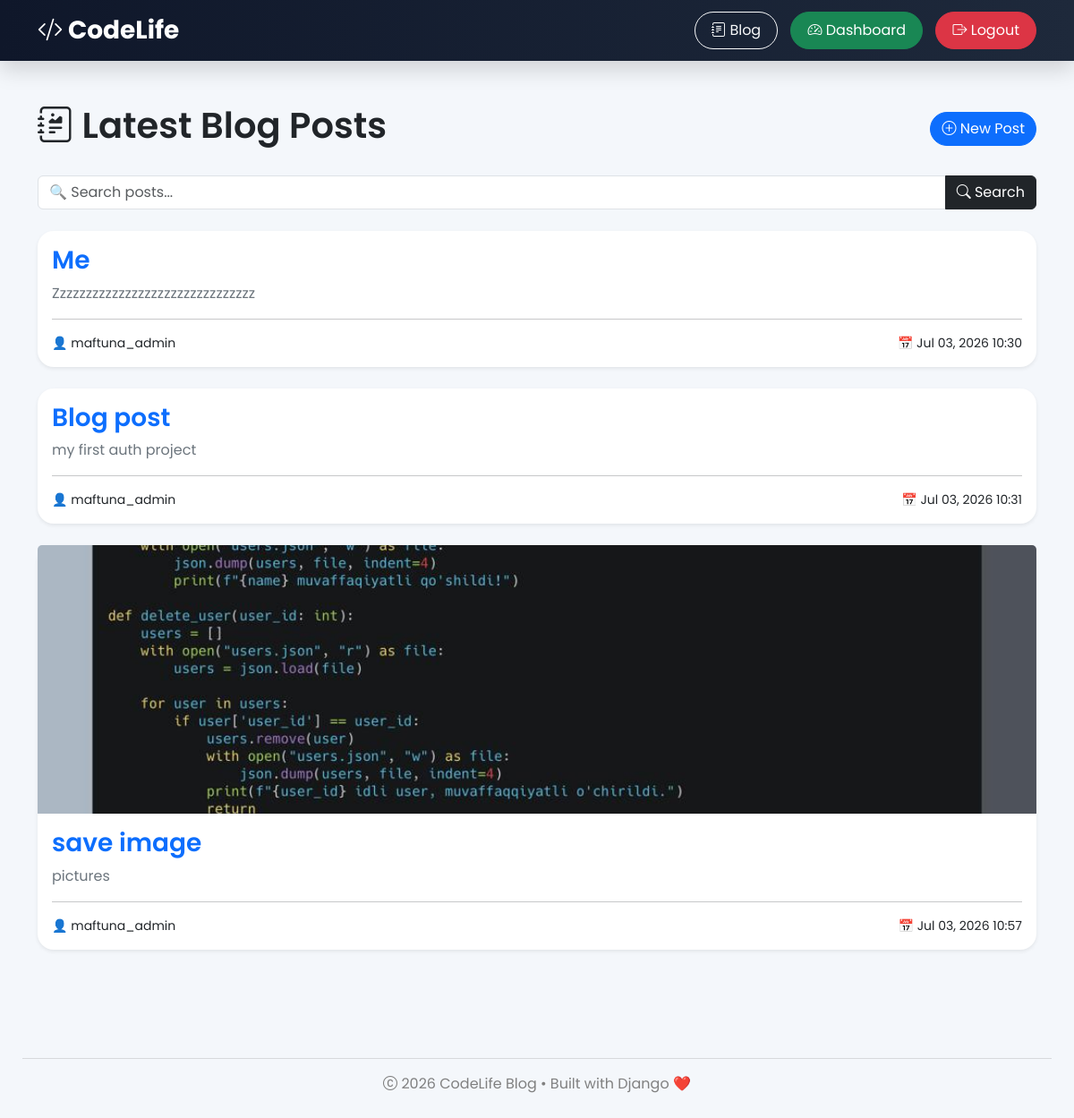
Screenshot of /blog/ (signed in) with the database file from the repository.
### blog/models.py (models this page shows, shortened)
class Post(models.Model):
    title=models.CharField(max_length=200)
    content=models.TextField()
    author=models.ForeignKey(
        User,
        on_delete=models.CASCADE
    )
    created_at=models.DateTimeField(auto_now_add=True)

### blog/views.py (the view)
# urls.py: path("", views.post_list, name="post_list"),
def post_list(request):
    posts = Post.objects.all()
    context = {
        "posts": posts
    }
    return render(request, "blog/post_list.html", context)

### blog/templates/blog/post_list.html
{% extends "base.html" %}
{% block content %}
<div class="d-flex justify-content-between align-items-center mb-4">
    <h1>
        <i class="bi bi-journal-richtext"></i>
        Latest Blog Posts
    </h1>
    {% if user.is_authenticated %}
    <a href="{% url 'post_create' %}" class="btn btn-primary rounded-pill">
        <i class="bi bi-plus-circle"></i>
        New Post
    </a>
    {% endif %}
</div>
<form method="GET" class="mb-4">
    <div class="input-group">
        <input
            type="text"
            class="form-control"
            name="q"
            placeholder="🔍 Search posts..."
            value="{{ query|default:'' }}">
        <button class="btn btn-dark">
            <i class="bi bi-search"></i>
            Search
        </button>
    </div>
</form>
{% for post in posts %}
<div class="card shadow-sm mb-4">
    {% if post.image %}
    <img src="{{ post.image.url }}"
         class="card-img-top"
         style="height:300px; object-fit:cover;">
    {% endif %}
    <div class="card-body">
        <h3>
            <a href="{% url 'post_detail' post.pk %}"
               class="text-decoration-none">
                {{ post.title }}
            </a>
        </h3>
        <p class="text-secondary">
            {{ post.content|truncatewords:30 }}
        </p>
        <hr>
        <div class="d-flex justify-content-between">
            <small>
                👤 {{ post.author }}
            </small>
            <small>
                📅 {{ post.created_at|date:"M d, Y H:i" }}
            </small>
        </div>
    </div>
</div>
{% empty %}
<div class="alert alert-warning text-center">
    <h4>
        No posts found.
    </h4>
</div>
{% endfor %}
{% endblock %}

### templates/base.html (style rules this page uses)
body { background:#f4f7fb; font-family:'Poppins',sans-serif; }
.card { border:none; border-radius:18px; box-shadow:0 15px 35px rgba(0,0,0,.08); transition:.35s; }
a { text-decoration:none; }
h1,h2,h3 { font-weight:600; }

### rows the page displays
Post: title "Me", content "Zzzzzzzzzzzzzzzzzzzzzzzzzzzzzzz", author "maftuna_admin", created_at "Jul 03, 2026 10:30"
Post: title "Blog post", content "my first auth project", author "maftuna_admin", created_at "Jul 03, 2026 10:31"
Post: image (picture), title "save image", content "pictures", author "maftuna_admin", created_at "Jul 03, 2026 10:57"
